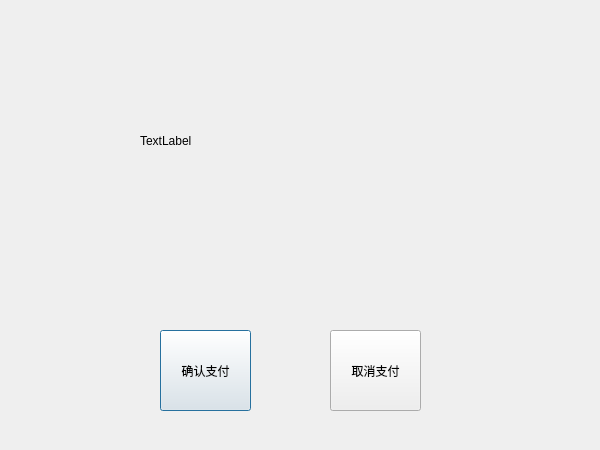
<?xml version="1.0" encoding="UTF-8"?>
<ui version="4.0">
 <class>AddPayment</class>
 <widget class="QDialog" name="AddPayment">
  <property name="geometry">
   <rect>
    <x>0</x>
    <y>0</y>
    <width>600</width>
    <height>450</height>
   </rect>
  </property>
  <property name="windowTitle">
   <string>Dialog</string>
  </property>
  <widget class="QPushButton" name="btnOK">
   <property name="geometry">
    <rect>
     <x>160</x>
     <y>330</y>
     <width>91</width>
     <height>81</height>
    </rect>
   </property>
   <property name="text">
    <string>确认支付</string>
   </property>
  </widget>
  <widget class="QPushButton" name="btnCancle">
   <property name="geometry">
    <rect>
     <x>330</x>
     <y>330</y>
     <width>91</width>
     <height>81</height>
    </rect>
   </property>
   <property name="text">
    <string>取消支付</string>
   </property>
  </widget>
  <widget class="QLabel" name="label">
   <property name="geometry">
    <rect>
     <x>140</x>
     <y>20</y>
     <width>281</width>
     <height>241</height>
    </rect>
   </property>
   <property name="text">
    <string>TextLabel</string>
   </property>
  </widget>
 </widget>
 <resources/>
 <connections/>
</ui>
